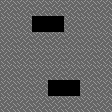

This is a level from a 2D game, rendered from its Tiled map with the project's own tilesets. A one-line summary and the complete map file follow:
An orthogonal 7x7 tile map with 16x16 px tiles, 1 tile layer (Tile Layer 1), 2 tilesets and 1 object.

<map version="1.10" tiledversion="1.10.2" orientation="orthogonal" renderorder="right-down" width="7" height="7" tilewidth="16" tileheight="16" infinite="0" nextlayerid="3" nextobjectid="6">
 <tileset firstgid="1" source="../../../../tools/soko/templateTiledProject/tilesheet.tsx" />
 <tileset firstgid="65" source="../../../../tools/soko/templateTiledProject/soko_entities.tsx" />
 <layer id="1" name="Tile Layer 1" width="7" height="7">
  <data encoding="csv">
2,2,2,2,2,2,2,
2,2,0,0,2,2,2,
2,2,2,2,2,2,2,
2,2,2,2,2,2,2,
2,2,2,2,2,2,2,
2,2,2,0,0,2,2,
2,2,2,2,2,2,2
</data>
 </layer>
 <objectgroup id="2" name="entities">
  <object id="1" gid="65" x="48" y="64" width="16" height="16">
   <properties>
    <property name="gamemode" value="SOKO_EULER" />
   </properties>
  </object>
 </objectgroup>
</map>
